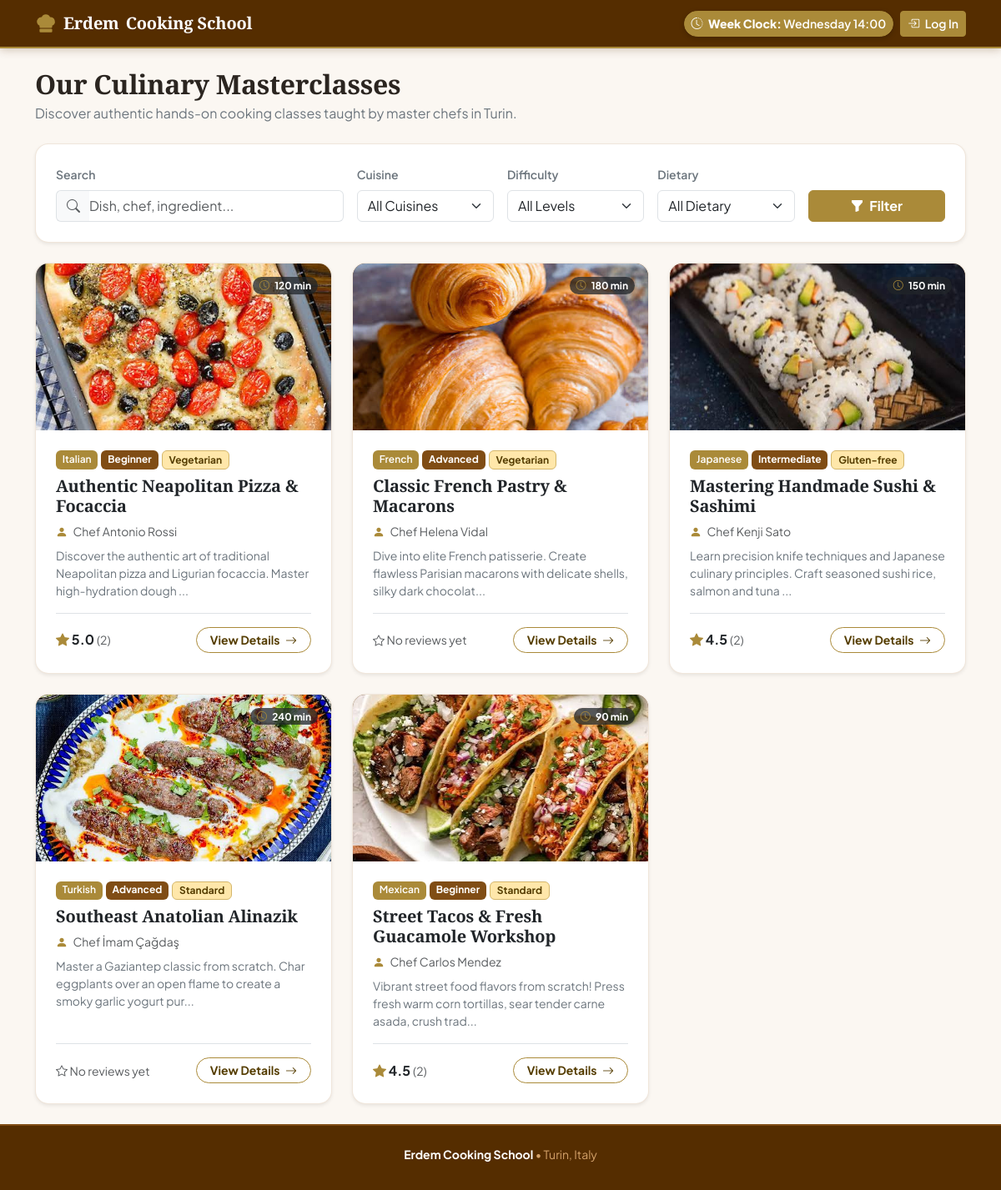
Page /classes on the committed database.
### tables this page shows
CREATE TABLE simulation (
                                        key TEXT PRIMARY KEY,
                                        value TEXT NOT NULL
                                );

CREATE TABLE classes (
                                        id INTEGER PRIMARY KEY AUTOINCREMENT,
                                        manager_id INTEGER NOT NULL REFERENCES users(id) ON DELETE CASCADE,
                                        title TEXT NOT NULL,
                                        cuisine TEXT NOT NULL, 
                                        difficulty TEXT NOT NULL,
                                        duration INTEGER NOT NULL,
                                        dietary_category TEXT NOT NULL CHECK(dietary_category IN ('Standard', 'Vegetarian', 'Vegan', 'Gluten-free')),
                                        chef TEXT NOT NULL,
                                        ingredients TEXT NOT NULL,
                                        description TEXT NOT NULL,
                                        photo1 TEXT NOT NULL,
                                        photo2 TEXT NOT NULL,
                                        photo3 TEXT NOT NULL
                                );

### app.py (the view)
@app.route('/classes')
def classesCatalog():
    cuisine = request.args.get('cuisine', '').strip()
    difficulty = request.args.get('difficulty', '').strip()
    dietary = request.args.get('dietary', '').strip()
    query = request.args.get('q', '').strip()
    classes = dao.getAllClasses(
        filterCuisine=cuisine if cuisine else None,
        filterDifficulty=difficulty if difficulty else None,
        filterDietary=dietary if dietary else None,
        searchQuery=query if query else None
    )
    return render_template(
        'classes.html',
        classes=classes,
        selectedCuisine=cuisine,
        selectedDifficulty=difficulty,
        selectedDietary=dietary,
        searchQuery=query
    )

### app.py (called while the page is built)
@app.context_processor
def injectGlobalContext():
    simDay, simTime = dao.getSimulatedTime()
    return {
        'simulatedDay': simDay,
        'simulatedTime': simTime,
        'daysOfWeek': dao.DAYS_OF_WEEK
    }

### dao.py (called while the page is built)
def getDatabaseConnection():
    conn = sqlite3.connect(DATABASE)
    conn.row_factory = sqlite3.Row
    conn.execute("PRAGMA foreign_keys = ON;")
    return conn

def getSimulatedTime():
    conn = getDatabaseConnection()
    cursor = conn.cursor()
    cursor.execute("SELECT value FROM simulation WHERE key = 'simulated_day';")
    day_row = cursor.fetchone()
    cursor.execute("SELECT value FROM simulation WHERE key = 'simulated_time';")
    time_row = cursor.fetchone()
    conn.close()
    sim_day = day_row['value'] if day_row else 'Wednesday'
    sim_time = time_row['value'] if time_row else '14:00'
    return sim_day, sim_time

### templates/classes.html (shortened to what this page needs)
{% extends 'base.html' %}
{% block content %}
<div class="row mb-4 align-items-center">
  <div class="col-lg-8">
    <h1 class="h2 fw-bold mb-1">Our Culinary Masterclasses</h1>
    <p class="text-secondary mb-0">Discover authentic hands-on cooking classes taught by master chefs in Turin.</p>
  </div>
</div>
<div class="card border-0 shadow-sm rounded-4 mb-4 bg-white p-3 p-md-4">
  <form method="GET" action="{{ url_for('classesCatalog') }}" class="row g-3">
    <div class="col-12 col-md-4">
      <label for="searchQuery" class="form-label small fw-semibold text-secondary">Search</label>
      <div class="input-group">
        <span class="input-group-text bg-light border-end-0"><i class="bi bi-search text-muted"></i></span>
        <input type="text" class="form-control border-start-0 ps-0" id="searchQuery" name="q" value="{{ searchQuery or '' }}" placeholder="Dish, chef, ingredient...">
      </div>
    </div>
    <div class="col-6 col-md-2">
      <label for="filterCuisine" class="form-label small fw-semibold text-secondary">Cuisine</label>
      <select class="form-select" id="filterCuisine" name="cuisine">
        <option value="">All Cuisines</option>
      </select>
    </div>
    <div class="col-6 col-md-2">
      <label for="filterDifficulty" class="form-label small fw-semibold text-secondary">Difficulty</label>
      <select class="form-select" id="filterDifficulty" name="difficulty">
        <option value="">All Levels</option>
      </select>
    </div>
    <div class="col-6 col-md-2">
      <label for="filterDietary" class="form-label small fw-semibold text-secondary">Dietary</label>
      <select class="form-select" id="filterDietary" name="dietary">
        <option value="">All Dietary</option>
      </select>
    </div>
    <div class="col-6 col-md-2 d-flex align-items-end gap-2">
      <button type="submit" class="btn btn-warning fw-bold flex-grow-1">
        <i class="bi bi-funnel-fill me-1"></i> Filter
      </button>
    </div>
  </form>
</div>
{% if classes %}
<div class="row g-4">
  {% for c in classes %}
  <div class="col-12 col-md-6 col-lg-4">
    <div class="card h-100 border-0 shadow-sm rounded-4 overflow-hidden d-flex flex-column hover-shadow transition">
      <div class="position-relative class-card-img-wrapper">
        {% if c.photo1 %}
        <img src="{{ url_for('static', filename='images/' ~ c.photo1) }}" class="w-100 h-100 object-fit-cover" alt="{{ c.title }}" onerror="this.onerror=null; this.src='https://placehold.co/600x400/212529/ffc107?text=' + encodeURIComponent('{{ c.cuisine }}');">
        {% else %}
        <div class="w-100 h-100 d-flex align-items-center justify-content-center text-warning fs-1">
          <i class="bi bi-egg-fried"></i>
        </div>
        {% endif %}
        <span class="position-absolute top-0 end-0 m-3 badge bg-dark bg-opacity-75 text-white px-2 py-1 rounded-pill">
          <i class="bi bi-clock me-1 text-warning"></i> {{ c.duration }} min
        </span>
      </div>
      <div class="card-body p-4 d-flex flex-column">
        <div class="d-flex flex-wrap gap-1 mb-2">
          <span class="badge bg-warning text-dark fw-semibold">{{ c.cuisine }}</span>
          <span class="badge bg-secondary">{{ c.difficulty }}</span>
          {% if c.dietary_category and c.dietary_category != 'None' %}
          <span class="badge bg-info text-dark">{{ c.dietary_category }}</span>
          {% endif %}
        </div>
        <h2 class="h5 fw-bold text-dark mb-2">{{ c.title }}</h2>
        <p class="small text-muted mb-2">
          <i class="bi bi-person-fill me-1 text-warning"></i> Chef {{ c.chef }}
        </p>
        <p class="text-secondary small flex-grow-1 mb-3">
          {{ c.description[:110] }}{% if c.description|length > 110 %}...{% endif %}
        </p>
        <div class="pt-3 border-top d-flex justify-content-between align-items-center mt-auto">
          <div>
            {% if c.avg_rating %}
            <span class="fw-bold text-dark">
              <i class="bi bi-star-fill text-warning"></i> {{ c.avg_rating }}
            </span>
            <span class="small text-muted">({{ c.total_ratings }})</span>
            {% else %}
            <span class="small text-muted"><i class="bi bi-star text-muted"></i> No reviews yet</span>
            {% endif %}
          </div>
          <a href="{{ url_for('classDetail', classId=c.id) }}" class="btn btn-outline-warning fw-bold btn-sm rounded-pill px-3">
            View Details <i class="bi bi-arrow-right ms-1"></i>
          </a>
        </div>
      </div>
    </div>
  </div>
  {% endfor %}
</div>
{% endif %}
{% endblock %}

### templates/base.html (shortened to what this page needs)
<!DOCTYPE html>
<html lang="en">
<head>
  <link href="https://cdn.jsdelivr.net/npm/bootstrap@5.3.3/dist/css/bootstrap.min.css" rel="stylesheet">
  <link rel="stylesheet" href="https://cdn.jsdelivr.net/npm/bootstrap-icons@1.11.3/font/bootstrap-icons.min.css">
  <link rel="stylesheet" href="{{ url_for('static', filename='css/style.css') }}">
</head>
<body class="d-flex flex-column min-vh-100">
  <header class="site-header sticky-top">
    <nav class="navbar navbar-expand-lg navbar-dark py-2">
      <div class="container">
        <a class="navbar-brand d-flex align-items-center gap-2 fw-bold text-white" href="{{ url_for('index') }}">
          <span>Erdem</span> Cooking School
        </a>
        <div class="collapse navbar-collapse" id="navbarMain">
          <div class="d-flex align-items-center flex-wrap gap-2 ms-auto">
            <button type="button" class="btn btn-sm btn-outline-warning rounded-pill" data-bs-toggle="modal"
              data-bs-target="#clockModal">
              <i class="bi bi-clock-history me-1"></i>
              <strong>Week Clock:</strong> {{ simulatedDay }} {{ simulatedTime }}
            </button>
            {% if current_user.is_authenticated %}
            <div class="dropdown">
              <button class="btn btn-sm btn-outline-light dropdown-toggle" type="button" data-bs-toggle="dropdown">
                <i class="bi bi-person-circle me-1"></i>{{ current_user.firstName }}
                <span class="badge bg-secondary ms-1">{{ current_user.role|capitalize }}</span>
              </button>
              <ul class="dropdown-menu dropdown-menu-end shadow">
                <li><a class="dropdown-item text-danger" href="{{ url_for('logout') }}"><i
                      class="bi bi-box-arrow-right me-2"></i>Sign Out</a></li>
              </ul>
            </div>
            {% else %}
            {% if request.endpoint not in ('login', 'register') %}
            <a href="{{ url_for('login') }}" class="btn btn-sm btn-warning fw-semibold">
              <i class="bi bi-box-arrow-in-right me-1"></i> Log In
            </a>
            {% endif %}
            {% endif %}
          </div>
        </div>
      </div>
    </nav>
  </header>
  <main id="main-content" class="py-4 flex-grow-1">
    <div class="container">
      {% block content %}{% endblock %}
    </div>
  </main>
  <footer class="site-footer py-4 mt-auto">
    <div class="container text-center small">
      <div class="mb-2">
        <strong class="text-white">Erdem Cooking School</strong> &bull; Turin, Italy
      </div>
    </div>
  </footer>
</body>
</html>

### static/css/style.css (style rules this page uses)
:root { --primary-darkest: #552d00; --primary-dark: #804d15; --primary-base: #aa7539; --primary-light: #d4a26a; --primary-lightest: #ffd7aa; --bg-app: #fbf7f2; --sec1-light: #ffe7aa; --sec1-mid: #d4b66a; --sec1-base: #aa8a39; --sec1-dark: #806115; --sec1-darkest: #553d00; --sec2-light: #ffbaaa; --sec2-mid: #d47f6a; --sec2-base: #aa4e39; --sec2-dark: #802a15; --sec2-darkest: #551000; }
body { background-color: var(--bg-app); color: #2b2520; font-family: 'Plus Jakarta Sans', system-ui, -apple-system, sans-serif; -webkit-font-smoothing: antialiased; }
h1, h2, h3, .navbar-brand { font-family: 'Playfair Display', Georgia, serif; letter-spacing: -0.01em; }
.site-header { background-color: var(--primary-darkest) !important; border-bottom: 2px solid var(--sec1-base); box-shadow: 0 2px 10px rgba(85, 45, 0, 0.25); }
.site-footer { background-color: var(--primary-darkest) !important; color: var(--primary-light) !important; border-top: 2px solid var(--primary-dark); }
.site-footer strong { color: #ffffff; }
.text-warning, svg.text-warning, i.text-warning { color: var(--sec1-base) !important; }
.btn-warning { background-color: var(--sec1-base) !important; border-color: var(--sec1-base) !important; color: #ffffff !important; font-weight: 600; transition: all 0.2s ease-in-out; }
.btn-outline-warning { color: var(--sec1-darkest) !important; border-color: var(--sec1-base) !important; background-color: transparent; font-weight: 600; transition: all 0.2s ease-in-out; }
.site-header .btn-outline-warning, .clock-btn { background-color: var(--sec1-base) !important; border-color: var(--sec1-base) !important; color: #ffffff !important; font-weight: 600; box-shadow: 0 2px 6px rgba(0, 0, 0, 0.2); }
.badge.bg-warning, .badge.bg-warning.text-dark { background-color: var(--sec1-base) !important; color: #ffffff !important; }
.badge.bg-secondary { background-color: var(--primary-dark) !important; color: #ffffff !important; }
.badge.bg-info { background-color: var(--sec1-light) !important; color: var(--sec1-darkest) !important; border: 1px solid var(--sec1-mid); }
.card { border: 1px solid rgba(170, 117, 57, 0.18) !important; }
.class-card-img-wrapper { height: 200px; background-color: var(--primary-darkest); }
.hover-shadow { transition: transform 0.2s ease, box-shadow 0.2s ease; }

### rows in the picture
simulation: value "Wednesday"
simulation: value "14:00"
classes: photo1 (picture), duration "120", cuisine "Italian", difficulty "Beginner", dietary_category "Vegetarian", title "Authentic Neapolitan Pizza & Focaccia", chef "Antonio Rossi", description "Discover the authentic art of traditional Neapolitan pizza and Ligurian focaccia. Master high-hydration dough", avg_rating "5.0", total_ratings "2"
classes: photo1 (picture), duration "180", cuisine "French", difficulty "Advanced", dietary_category "Vegetarian", title "Classic French Pastry & Macarons", chef "Helena Vidal", description "Dive into elite French patisserie. Create flawless Parisian macarons with delicate shells, silky dark chocolat", shows "No reviews yet"
classes: photo1 (picture), duration "150", cuisine "Japanese", difficulty "Intermediate", dietary_category "Gluten-free", title "Mastering Handmade Sushi & Sashimi", chef "Kenji Sato", description "Learn precision knife techniques and Japanese culinary principles. Craft seasoned sushi rice, salmon and tuna", avg_rating "4.5", total_ratings "2"
classes: photo1 (picture), duration "240", cuisine "Turkish", difficulty "Advanced", dietary_category "Standard", title "Southeast Anatolian Alinazik", chef "İmam Çağdaş", description "Master a Gaziantep classic from scratch. Char eggplants over an open flame to create a smoky garlic yogurt pur", shows "No reviews yet"
classes: photo1 (picture), duration "90", cuisine "Mexican", difficulty "Beginner", dietary_category "Standard", title "Street Tacos & Fresh Guacamole Workshop", chef "Carlos Mendez", description "Vibrant street food flavors from scratch! Press fresh warm corn tortillas, sear tender carne asada, crush trad", avg_rating "4.5", total_ratings "2"
